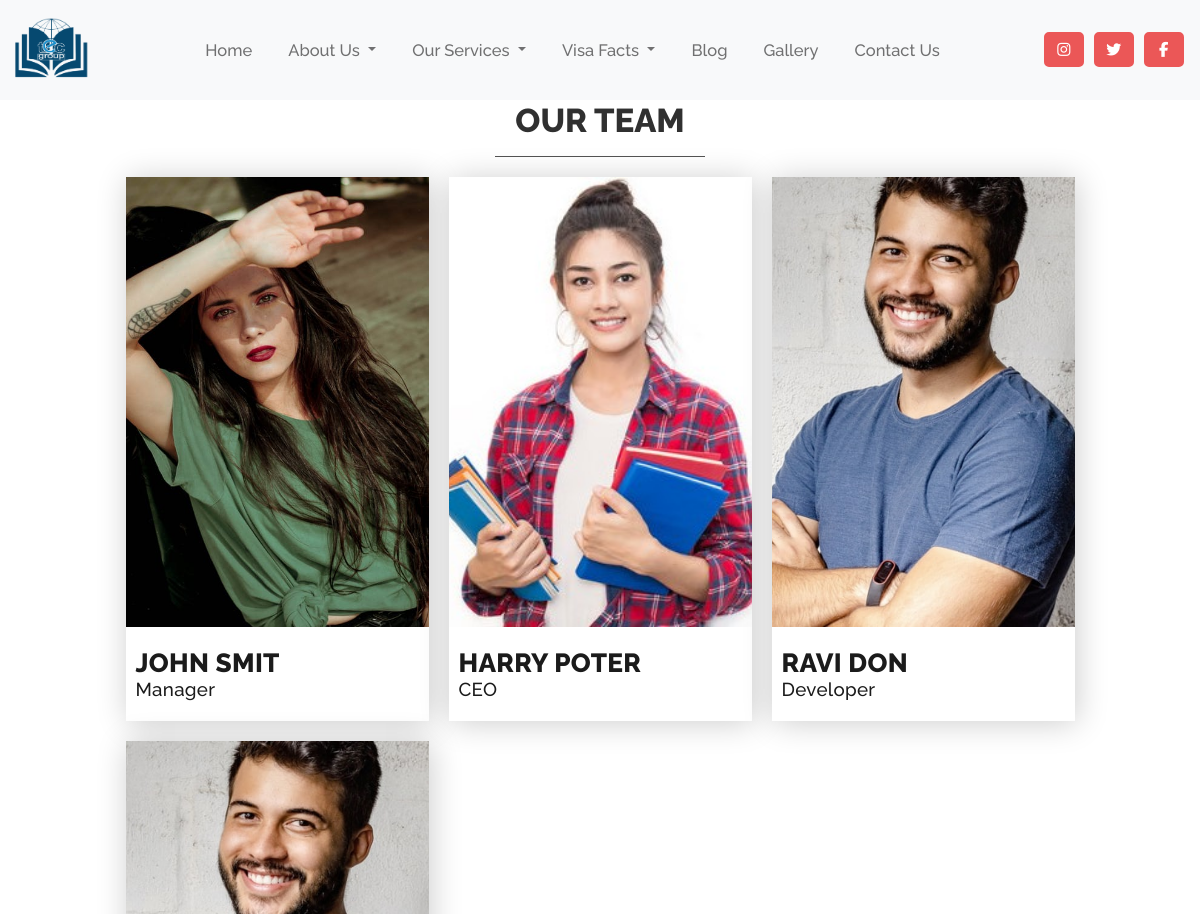
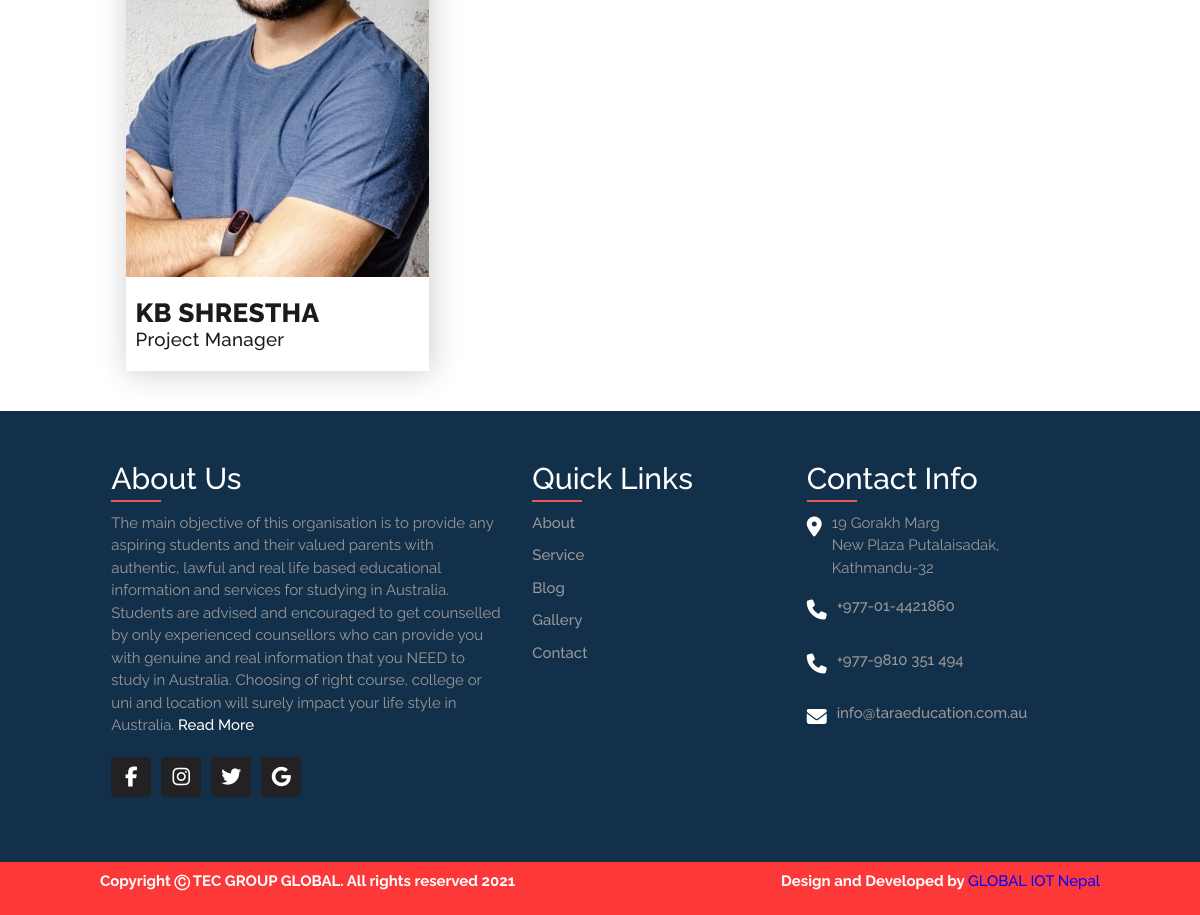
Before: /meet-our-team/ with the older database file (2 pictures, top to bottom).
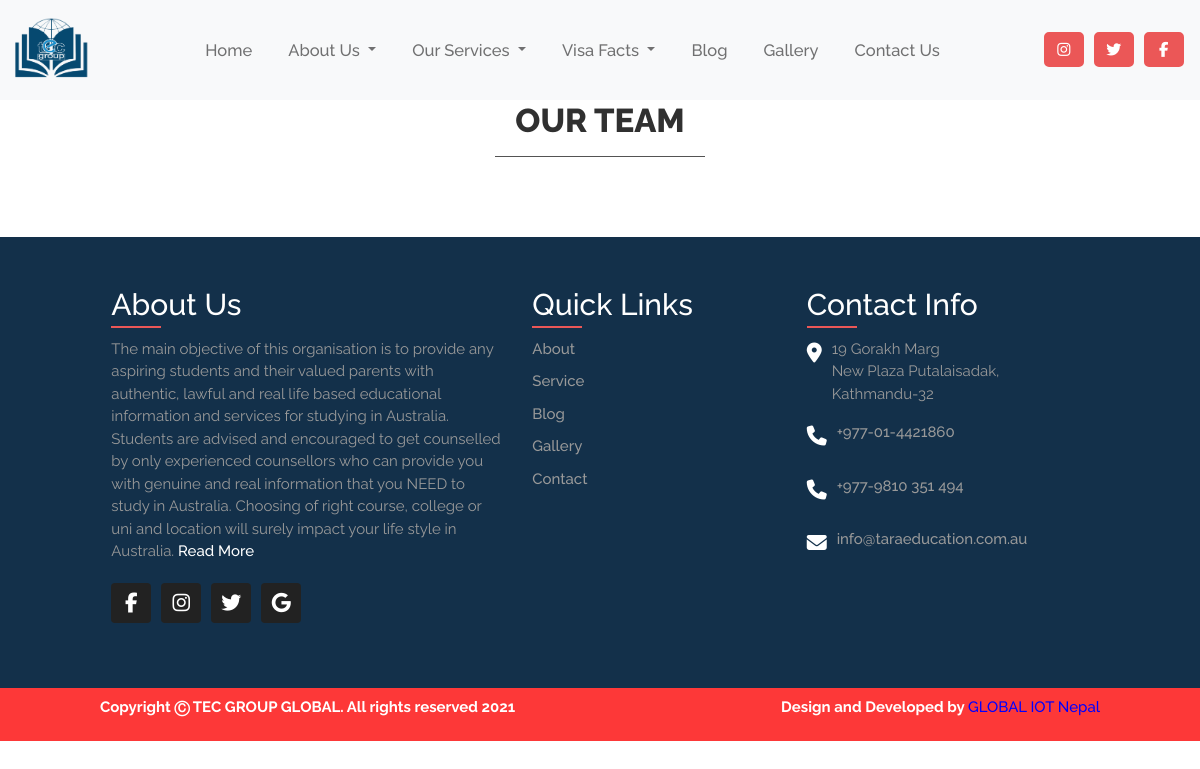
After: the same page with the newer database file.
### meetteam/models.py (models this page shows, shortened)
class AboutTeam(models.Model):
    profile_photo = models.ImageField(upload_to='photos/%Y/%m/%d')
    hover_profile_photo = models.ImageField(upload_to='photos/%Y/%m/%d')
    name = models.CharField(max_length=200)
    job_title = models.CharField(max_length=200)
    job_descriptions = models.TextField(blank=False)
    is_published = models.BooleanField(default=True)

### meetteam/views.py (the view)
# urls.py: path('', views.meetourteam, name='meetteam'),
def meetourteam(request):
    aboutteam = AboutTeam.objects.all()
    context = {
        'aboutteam': aboutteam,
    }
    return render(request, 'pages/meetourteam.html', context)

### pages/context_processors.py (called while the page is built)
def message_context_processor(request):
    message = Message.objects.all()
    visas = VisaDetail.objects.all()
    service = Service.objects.all()
    context = {
        "message": message,
        "visas": visas,
        "service": service
    }
    return context

### templates/pages/meetourteam.html (shortened to what this page needs)
{% extends 'base.html' %}
{% load static %}
{% block css %}
<link rel="stylesheet" href="{% static 'css/ourteam.css' %}">
{% endblock %}
{% block content %}
 <section id="team">
    <strong class="team-heading">Our Team</strong>
    <div class="team-box-container">
        {% for aboutTeam in aboutteam %}
        <div class="member-box member-{{forloop.counter}}">
            <div class="member-img">
                <img src="{{aboutTeam.profile_photo.url}}">
            </div>
            <div class="member-name">
                <h3>{{aboutTeam.name}}</h3>
                <h5>{{aboutTeam.job_title}}</h5>
            </div>
        </div>
        {% endfor %}
    </div>
</section>
{% endblock %}

Changed rows visible on the page:
removed AboutTeam: profile_photo (picture), name "JOHN SMIT", job_title "Manager"
removed AboutTeam: profile_photo (picture), name "HARRY POTER", job_title "CEO"
removed AboutTeam: profile_photo (picture), name "RAVI DON", job_title "Developer"
removed AboutTeam: profile_photo (picture), name "KB SHRESTHA", job_title "Project Manager"
